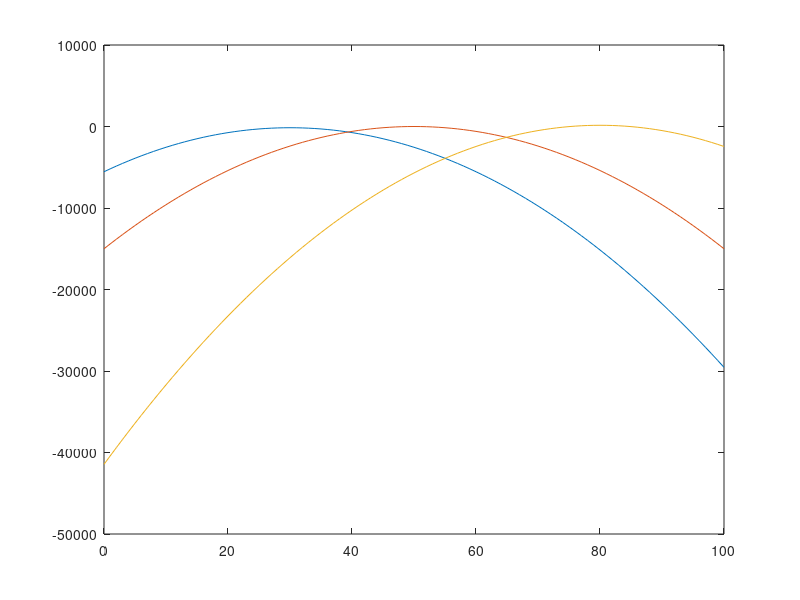

Write the MATLAB code that produced this figure.
ufunc = @(x, theta)  -6*(x-theta).^2;
ufunc2 = @(x, theta)  -6.*(x-theta).^2-150;

ufunc3 = @(x, theta)  -6.*(x-theta).^2+0.5*(300-(x-80).^2);

x=[0:100];
y=ufunc2(x,30);
y2=ufunc(x,50);
y3=ufunc3(x,80);

plot(x,[y;y2;y3])